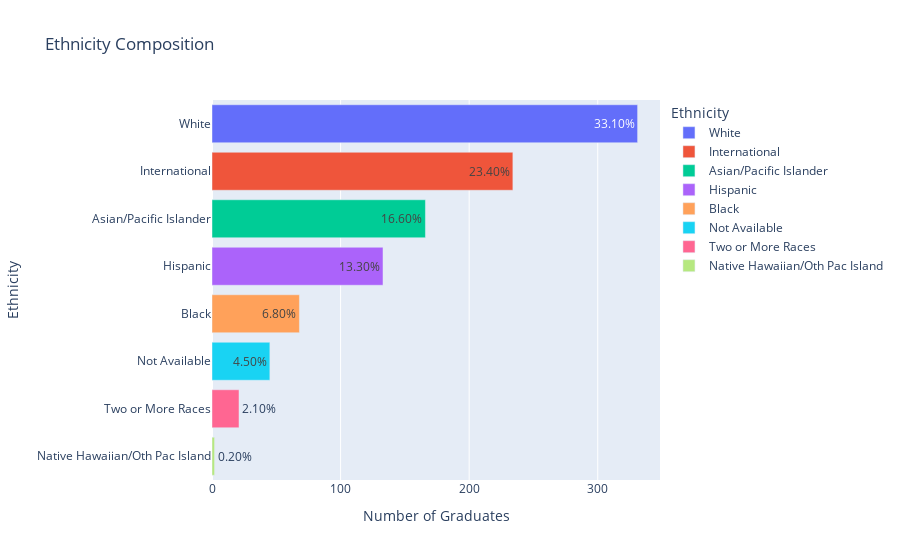

Write notebook code for a chart like this one.
### Markdown cell above
### Ethnicity Composition

### Code cell
# create a bar chart visualization of ethnicities and df with stats using function
demographic_visual('Ethnicity', df)

### Figure 1 — Plotly figure (JSON) as saved in the notebook; plotly's stock layout.template omitted (floating-point values rounded to 4 significant figures)
{"data": [{"alignmentgroup": "True", "customdata": [["33.10%"]], "hovertemplate": "Ethnicity=%{y}<br>Number of Graduates=%{x}<br>Percent=%{customdata[0]}<extra></extra>", "legendgroup": "White", "marker": {"color": "#636efa", "pattern": {"shape": ""}}, "name": "White", "offsetgroup": "White", "orientation": "h", "showlegend": true, "text": ["33.10%"], "textposition": "auto", "type": "bar", "x": [331], "xaxis": "x", "y": ["White"], "yaxis": "y"}, {"alignmentgroup": "True", "customdata": [["23.40%"]], "hovertemplate": "Ethnicity=%{y}<br>Number of Graduates=%{x}<br>Percent=%{customdata[0]}<extra></extra>", "legendgroup": "International", "marker": {"color": "#EF553B", "pattern": {"shape": ""}}, "name": "International", "offsetgroup": "International", "orientation": "h", "showlegend": true, "text": ["23.40%"], "textposition": "auto", "type": "bar", "x": [234], "xaxis": "x", "y": ["International"], "yaxis": "y"}, {"alignmentgroup": "True", "customdata": [["16.60%"]], "hovertemplate": "Ethnicity=%{y}<br>Number of Graduates=%{x}<br>Percent=%{customdata[0]}<extra></extra>", "legendgroup": "Asian/Pacific Islander", "marker": {"color": "#00cc96", "pattern": {"shape": ""}}, "name": "Asian/Pacific Islander", "offsetgroup": "Asian/Pacific Islander", "orientation": "h", "showlegend": true, "text": ["16.60%"], "textposition": "auto", "type": "bar", "x": [166], "xaxis": "x", "y": ["Asian/Pacific Islander"], "yaxis": "y"}, {"alignmentgroup": "True", "customdata": [["13.30%"]], "hovertemplate": "Ethnicity=%{y}<br>Number of Graduates=%{x}<br>Percent=%{customdata[0]}<extra></extra>", "legendgroup": "Hispanic", "marker": {"color": "#ab63fa", "pattern": {"shape": ""}}, "name": "Hispanic", "offsetgroup": "Hispanic", "orientation": "h", "showlegend": true, "text": ["13.30%"], "textposition": "auto", "type": "bar", "x": [133], "xaxis": "x", "y": ["Hispanic"], "yaxis": "y"}, {"alignmentgroup": "True", "customdata": [["6.80%"]], "hovertemplate": "Ethnicity=%{y}<br>Number of Graduates=%{x}<br>Percent=%{customdata[0]}<extra></extra>", "legendgroup": "Black", "marker": {"color": "#FFA15A", "pattern": {"shape": ""}}, "name": "Black", "offsetgroup": "Black", "orientation": "h", "showlegend": true, "text": ["6.80%"], "textposition": "auto", "type": "bar", "x": [68], "xaxis": "x", "y": ["Black"], "yaxis": "y"}, {"alignmentgroup": "True", "customdata": [["4.50%"]], "hovertemplate": "Ethnicity=%{y}<br>Number of Graduates=%{x}<br>Percent=%{customdata[0]}<extra></extra>", "legendgroup": "Not Available", "marker": {"color": "#19d3f3", "pattern": {"shape": ""}}, "name": "Not Available", "offsetgroup": "Not Available", "orientation": "h", "showlegend": true, "text": ["4.50%"], "textposition": "auto", "type": "bar", "x": [45], "xaxis": "x", "y": ["Not Available"], "yaxis": "y"}, {"alignmentgroup": "True", "customdata": [["2.10%"]], "hovertemplate": "Ethnicity=%{y}<br>Number of Graduates=%{x}<br>Percent=%{customdata[0]}<extra></extra>", "legendgroup": "Two or More Races", "marker": {"color": "#FF6692", "pattern": {"shape": ""}}, "name": "Two or More Races", "offsetgroup": "Two or More Races", "orientation": "h", "showlegend": true, "text": ["2.10%"], "textposition": "auto", "type": "bar", "x": [21], "xaxis": "x", "y": ["Two or More Races"], "yaxis": "y"}, {"alignmentgroup": "True", "customdata": [["0.20%"]], "hovertemplate": "Ethnicity=%{y}<br>Number of Graduates=%{x}<br>Percent=%{customdata[0]}<extra></extra>", "legendgroup": "Native Hawaiian/Oth Pac Island", "marker": {"color": "#B6E880", "pattern": {"shape": ""}}, "name": "Native Hawaiian/Oth Pac Island", "offsetgroup": "Native Hawaiian/Oth Pac Island", "orientation": "h", "showlegend": true, "text": ["0.20%"], "textposition": "auto", "type": "bar", "x": [2], "xaxis": "x", "y": ["Native Hawaiian/Oth Pac Island"], "yaxis": "y"}], "layout": {"autosize": true, "barmode": "relative", "legend": {"title": {"text": "Ethnicity"}, "tracegroupgap": 0}, "title": {"text": "Ethnicity Composition"}, "xaxis": {"anchor": "y", "autorange": true, "domain": [0, 1], "range": [0, 348.4], "title": {"text": "Number of Graduates"}, "type": "linear"}, "yaxis": {"anchor": "x", "autorange": true, "categoryarray": ["Native Hawaiian/Oth Pac Island", "Two or More Races", "Not Available", "Black", "Hispanic", "Asian/Pacific Islander", "International", "White"], "categoryorder": "array", "domain": [0, 1], "range": [-0.5, 7.5], "title": {"text": "Ethnicity"}, "type": "category"}}}
